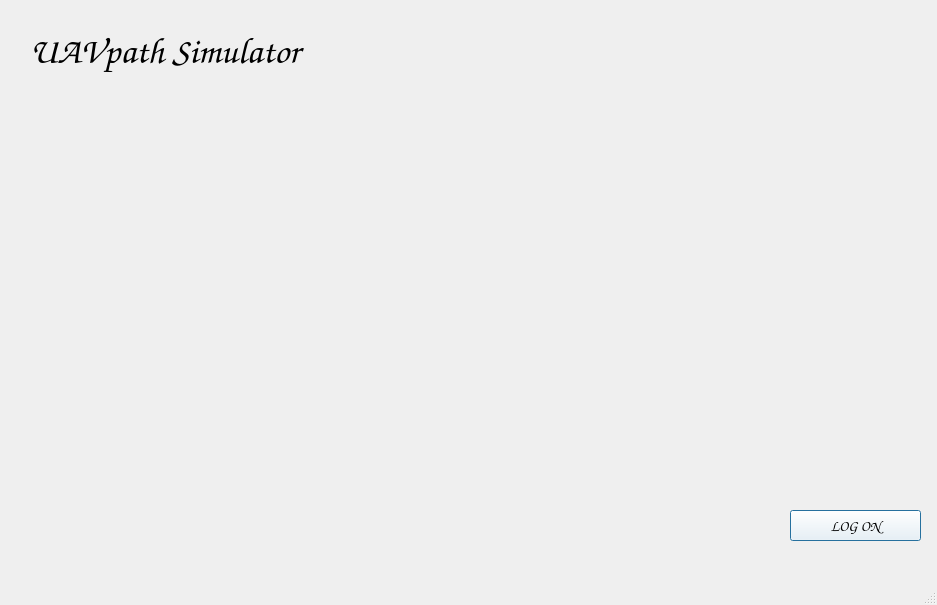
<?xml version="1.0" encoding="UTF-8"?>
<ui version="4.0">
 <class>MainWindow</class>
 <widget class="QMainWindow" name="MainWindow">
  <property name="geometry">
   <rect>
    <x>0</x>
    <y>0</y>
    <width>937</width>
    <height>605</height>
   </rect>
  </property>
  <property name="windowTitle">
   <string>UAVpath</string>
  </property>
  <property name="windowIcon">
   <iconset>
    <normaloff>drone-aerial-camera-icon-graphic-600nw-593653172.webp</normaloff>drone-aerial-camera-icon-graphic-600nw-593653172.webp</iconset>
  </property>
  <widget class="QWidget" name="centralwidget">
   <widget class="QLabel" name="bgLabel">
    <property name="geometry">
     <rect>
      <x>0</x>
      <y>0</y>
      <width>941</width>
      <height>591</height>
     </rect>
    </property>
    <property name="autoFillBackground">
     <bool>true</bool>
    </property>
    <property name="frameShape">
     <enum>QFrame::Shape::NoFrame</enum>
    </property>
    <property name="text">
     <string/>
    </property>
    <property name="pixmap">
     <pixmap>drone-cartoon-illustration-vector.jpg</pixmap>
    </property>
   </widget>
   <widget class="QLabel" name="headingLabel">
    <property name="geometry">
     <rect>
      <x>30</x>
      <y>20</y>
      <width>441</width>
      <height>61</height>
     </rect>
    </property>
    <property name="font">
     <font>
      <family>Comic Sans MS</family>
      <pointsize>28</pointsize>
     </font>
    </property>
    <property name="text">
     <string>UAVpath Simulator </string>
    </property>
   </widget>
   <widget class="QPushButton" name="logOnButton">
    <property name="geometry">
     <rect>
      <x>790</x>
      <y>510</y>
      <width>131</width>
      <height>31</height>
     </rect>
    </property>
    <property name="palette">
     <palette>
      <active>
       <colorrole role="WindowText">
        <brush brushstyle="SolidPattern">
         <color alpha="255">
          <red>0</red>
          <green>0</green>
          <blue>0</blue>
         </color>
        </brush>
       </colorrole>
       <colorrole role="Button">
        <brush brushstyle="SolidPattern">
         <color alpha="255">
          <red>255</red>
          <green>255</green>
          <blue>255</blue>
         </color>
        </brush>
       </colorrole>
       <colorrole role="Light">
        <brush brushstyle="SolidPattern">
         <color alpha="255">
          <red>255</red>
          <green>255</green>
          <blue>255</blue>
         </color>
        </brush>
       </colorrole>
       <colorrole role="Midlight">
        <brush brushstyle="SolidPattern">
         <color alpha="255">
          <red>255</red>
          <green>255</green>
          <blue>255</blue>
         </color>
        </brush>
       </colorrole>
       <colorrole role="Dark">
        <brush brushstyle="SolidPattern">
         <color alpha="255">
          <red>127</red>
          <green>127</green>
          <blue>127</blue>
         </color>
        </brush>
       </colorrole>
       <colorrole role="Mid">
        <brush brushstyle="SolidPattern">
         <color alpha="255">
          <red>170</red>
          <green>170</green>
          <blue>170</blue>
         </color>
        </brush>
       </colorrole>
       <colorrole role="Text">
        <brush brushstyle="SolidPattern">
         <color alpha="255">
          <red>0</red>
          <green>0</green>
          <blue>0</blue>
         </color>
        </brush>
       </colorrole>
       <colorrole role="BrightText">
        <brush brushstyle="SolidPattern">
         <color alpha="255">
          <red>255</red>
          <green>255</green>
          <blue>255</blue>
         </color>
        </brush>
       </colorrole>
       <colorrole role="ButtonText">
        <brush brushstyle="SolidPattern">
         <color alpha="255">
          <red>0</red>
          <green>0</green>
          <blue>0</blue>
         </color>
        </brush>
       </colorrole>
       <colorrole role="Base">
        <brush brushstyle="SolidPattern">
         <color alpha="255">
          <red>255</red>
          <green>255</green>
          <blue>255</blue>
         </color>
        </brush>
       </colorrole>
       <colorrole role="Window">
        <brush brushstyle="SolidPattern">
         <color alpha="255">
          <red>255</red>
          <green>255</green>
          <blue>255</blue>
         </color>
        </brush>
       </colorrole>
       <colorrole role="Shadow">
        <brush brushstyle="SolidPattern">
         <color alpha="255">
          <red>0</red>
          <green>0</green>
          <blue>0</blue>
         </color>
        </brush>
       </colorrole>
       <colorrole role="AlternateBase">
        <brush brushstyle="SolidPattern">
         <color alpha="255">
          <red>255</red>
          <green>255</green>
          <blue>255</blue>
         </color>
        </brush>
       </colorrole>
       <colorrole role="ToolTipBase">
        <brush brushstyle="SolidPattern">
         <color alpha="255">
          <red>255</red>
          <green>255</green>
          <blue>220</blue>
         </color>
        </brush>
       </colorrole>
       <colorrole role="ToolTipText">
        <brush brushstyle="SolidPattern">
         <color alpha="255">
          <red>0</red>
          <green>0</green>
          <blue>0</blue>
         </color>
        </brush>
       </colorrole>
      </active>
      <inactive>
       <colorrole role="WindowText">
        <brush brushstyle="SolidPattern">
         <color alpha="255">
          <red>0</red>
          <green>0</green>
          <blue>0</blue>
         </color>
        </brush>
       </colorrole>
       <colorrole role="Button">
        <brush brushstyle="SolidPattern">
         <color alpha="255">
          <red>255</red>
          <green>255</green>
          <blue>255</blue>
         </color>
        </brush>
       </colorrole>
       <colorrole role="Light">
        <brush brushstyle="SolidPattern">
         <color alpha="255">
          <red>255</red>
          <green>255</green>
          <blue>255</blue>
         </color>
        </brush>
       </colorrole>
       <colorrole role="Midlight">
        <brush brushstyle="SolidPattern">
         <color alpha="255">
          <red>255</red>
          <green>255</green>
          <blue>255</blue>
         </color>
        </brush>
       </colorrole>
       <colorrole role="Dark">
        <brush brushstyle="SolidPattern">
         <color alpha="255">
          <red>127</red>
          <green>127</green>
          <blue>127</blue>
         </color>
        </brush>
       </colorrole>
       <colorrole role="Mid">
        <brush brushstyle="SolidPattern">
         <color alpha="255">
          <red>170</red>
          <green>170</green>
          <blue>170</blue>
         </color>
        </brush>
       </colorrole>
       <colorrole role="Text">
        <brush brushstyle="SolidPattern">
         <color alpha="255">
          <red>0</red>
          <green>0</green>
          <blue>0</blue>
         </color>
        </brush>
       </colorrole>
       <colorrole role="BrightText">
        <brush brushstyle="SolidPattern">
         <color alpha="255">
          <red>255</red>
          <green>255</green>
          <blue>255</blue>
         </color>
        </brush>
       </colorrole>
       <colorrole role="ButtonText">
        <brush brushstyle="SolidPattern">
         <color alpha="255">
          <red>0</red>
          <green>0</green>
          <blue>0</blue>
         </color>
        </brush>
       </colorrole>
       <colorrole role="Base">
        <brush brushstyle="SolidPattern">
         <color alpha="255">
          <red>255</red>
          <green>255</green>
          <blue>255</blue>
         </color>
        </brush>
       </colorrole>
       <colorrole role="Window">
        <brush brushstyle="SolidPattern">
         <color alpha="255">
          <red>255</red>
          <green>255</green>
          <blue>255</blue>
         </color>
        </brush>
       </colorrole>
       <colorrole role="Shadow">
        <brush brushstyle="SolidPattern">
         <color alpha="255">
          <red>0</red>
          <green>0</green>
          <blue>0</blue>
         </color>
        </brush>
       </colorrole>
       <colorrole role="AlternateBase">
        <brush brushstyle="SolidPattern">
         <color alpha="255">
          <red>255</red>
          <green>255</green>
          <blue>255</blue>
         </color>
        </brush>
       </colorrole>
       <colorrole role="ToolTipBase">
        <brush brushstyle="SolidPattern">
         <color alpha="255">
          <red>255</red>
          <green>255</green>
          <blue>220</blue>
         </color>
        </brush>
       </colorrole>
       <colorrole role="ToolTipText">
        <brush brushstyle="SolidPattern">
         <color alpha="255">
          <red>0</red>
          <green>0</green>
          <blue>0</blue>
         </color>
        </brush>
       </colorrole>
      </inactive>
      <disabled>
       <colorrole role="WindowText">
        <brush brushstyle="SolidPattern">
         <color alpha="255">
          <red>127</red>
          <green>127</green>
          <blue>127</blue>
         </color>
        </brush>
       </colorrole>
       <colorrole role="Button">
        <brush brushstyle="SolidPattern">
         <color alpha="255">
          <red>255</red>
          <green>255</green>
          <blue>255</blue>
         </color>
        </brush>
       </colorrole>
       <colorrole role="Light">
        <brush brushstyle="SolidPattern">
         <color alpha="255">
          <red>255</red>
          <green>255</green>
          <blue>255</blue>
         </color>
        </brush>
       </colorrole>
       <colorrole role="Midlight">
        <brush brushstyle="SolidPattern">
         <color alpha="255">
          <red>255</red>
          <green>255</green>
          <blue>255</blue>
         </color>
        </brush>
       </colorrole>
       <colorrole role="Dark">
        <brush brushstyle="SolidPattern">
         <color alpha="255">
          <red>127</red>
          <green>127</green>
          <blue>127</blue>
         </color>
        </brush>
       </colorrole>
       <colorrole role="Mid">
        <brush brushstyle="SolidPattern">
         <color alpha="255">
          <red>170</red>
          <green>170</green>
          <blue>170</blue>
         </color>
        </brush>
       </colorrole>
       <colorrole role="Text">
        <brush brushstyle="SolidPattern">
         <color alpha="255">
          <red>127</red>
          <green>127</green>
          <blue>127</blue>
         </color>
        </brush>
       </colorrole>
       <colorrole role="BrightText">
        <brush brushstyle="SolidPattern">
         <color alpha="255">
          <red>255</red>
          <green>255</green>
          <blue>255</blue>
         </color>
        </brush>
       </colorrole>
       <colorrole role="ButtonText">
        <brush brushstyle="SolidPattern">
         <color alpha="255">
          <red>127</red>
          <green>127</green>
          <blue>127</blue>
         </color>
        </brush>
       </colorrole>
       <colorrole role="Base">
        <brush brushstyle="SolidPattern">
         <color alpha="255">
          <red>255</red>
          <green>255</green>
          <blue>255</blue>
         </color>
        </brush>
       </colorrole>
       <colorrole role="Window">
        <brush brushstyle="SolidPattern">
         <color alpha="255">
          <red>255</red>
          <green>255</green>
          <blue>255</blue>
         </color>
        </brush>
       </colorrole>
       <colorrole role="Shadow">
        <brush brushstyle="SolidPattern">
         <color alpha="255">
          <red>0</red>
          <green>0</green>
          <blue>0</blue>
         </color>
        </brush>
       </colorrole>
       <colorrole role="AlternateBase">
        <brush brushstyle="SolidPattern">
         <color alpha="255">
          <red>255</red>
          <green>255</green>
          <blue>255</blue>
         </color>
        </brush>
       </colorrole>
       <colorrole role="ToolTipBase">
        <brush brushstyle="SolidPattern">
         <color alpha="255">
          <red>255</red>
          <green>255</green>
          <blue>220</blue>
         </color>
        </brush>
       </colorrole>
       <colorrole role="ToolTipText">
        <brush brushstyle="SolidPattern">
         <color alpha="255">
          <red>0</red>
          <green>0</green>
          <blue>0</blue>
         </color>
        </brush>
       </colorrole>
      </disabled>
     </palette>
    </property>
    <property name="font">
     <font>
      <family>Comic Sans MS</family>
      <pointsize>11</pointsize>
      <bold>true</bold>
     </font>
    </property>
    <property name="cursor">
     <cursorShape>PointingHandCursor</cursorShape>
    </property>
    <property name="text">
     <string>LOG ON</string>
    </property>
    <property name="autoDefault">
     <bool>false</bool>
    </property>
    <property name="default">
     <bool>true</bool>
    </property>
    <property name="flat">
     <bool>false</bool>
    </property>
   </widget>
  </widget>
  <widget class="QMenuBar" name="menubar">
   <property name="geometry">
    <rect>
     <x>0</x>
     <y>0</y>
     <width>937</width>
     <height>26</height>
    </rect>
   </property>
  </widget>
  <widget class="QStatusBar" name="statusbar"/>
 </widget>
 <resources/>
 <connections/>
</ui>
